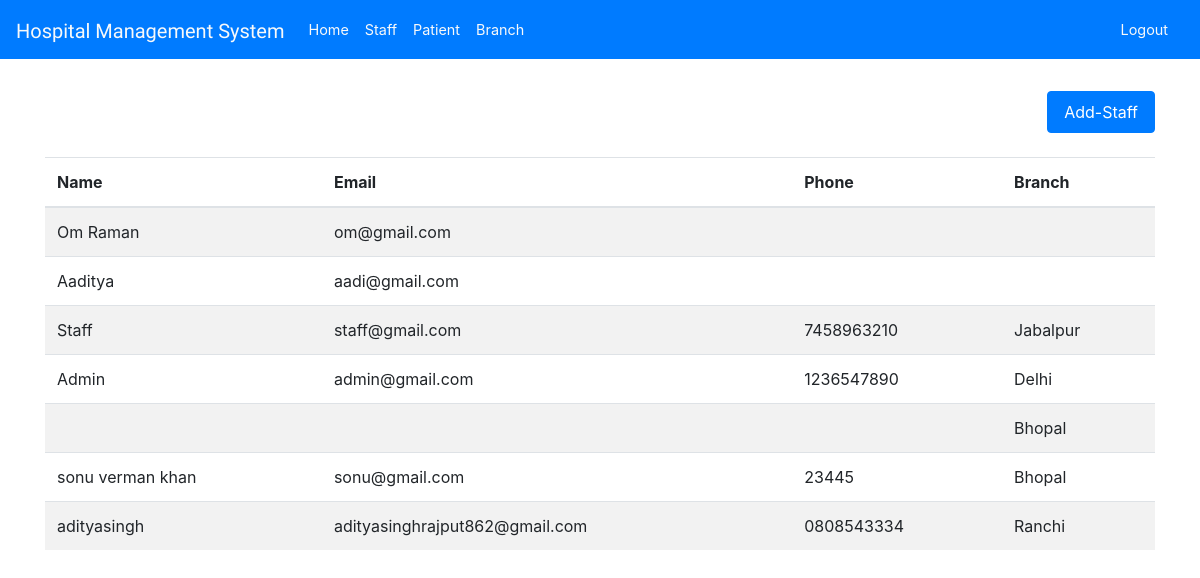
Page /staffList.php (signed in) on the committed database.
### tables this page shows
CREATE TABLE `users` (
  `id` int(3) NOT NULL,
  `name` varchar(50) DEFAULT NULL,
  `email` varchar(50) DEFAULT NULL,
  `password` varchar(50) DEFAULT NULL,
  `role` varchar(20) DEFAULT NULL,
  `phone` varchar(10) DEFAULT NULL,
  `branch` varchar(50) DEFAULT NULL
);

### staffList.php (the view, shortened to what this page needs)
<!DOCTYPE html>
<html lang="en">
<head>
    <link rel="stylesheet" href="https://stackpath.bootstrapcdn.com/bootstrap/4.5.0/css/bootstrap.min.css">
    <link rel="stylesheet" type="text/css" href="./css/style.css">
</head>
<?php include './init/header.php'  ?>
    <div class="container mt-2">
        <div class="float-right">
            <a class="nav-link btn btn-primary mt-4 mb-4" href="addStaff.php">Add-Staff</a>
        </div>
        <table class="table table-striped">
            <thead>
                <tr>
                    <th scope="col">Name</th>
                    <th scope="col">Email</th>
                    <th scope="col">Phone</th>
                    <th scope="col">Branch</th>
                </tr>
            </thead>
            <tbody>
            <?php
                $con = mysqli_connect('localhost','root','','hospital_management');
                $qry = "SELECT * FROM `users`";
                $result = $con->query($qry);
                if ($result->num_rows > 0) {
                    while($row = $result->fetch_assoc()) {
            ?>
                <tr>
                    <td><?php echo $row["name"];?></td>
                    <td><?php echo $row["email"];?></td>
                    <td><?php echo $row["phone"];?></td>
                    <td><?php echo $row["branch"];?></td>
                </tr>
            <?php
                    }
                }
            ?>
            </tbody>
        </table>
<?php include './init/footer.php'  ?>

### css/style.css (style rules this page uses)
* { margin:0; padding: 0; box-sizing: border-box; }
a { display: block; text-align:left; text-decoration: none; color:#254AE4; font-size: 0.9rem; transition: .3s; }

### rows in the picture
users: name "Om Raman", email "om@gmail.com"
users: name "Aaditya", email "aadi@gmail.com"
users: name "Staff", email "staff@gmail.com", phone "7458963210", branch "Jabalpur"
users: name "Admin", email "admin@gmail.com", phone "1236547890", branch "Delhi"
users: branch "Bhopal"
users: name "sonu verman khan", email "sonu@gmail.com", phone "23445", branch "Bhopal"
users: name "adityasingh", email "adityasinghrajput862@gmail.com", phone "0808543334", branch "Ranchi"
